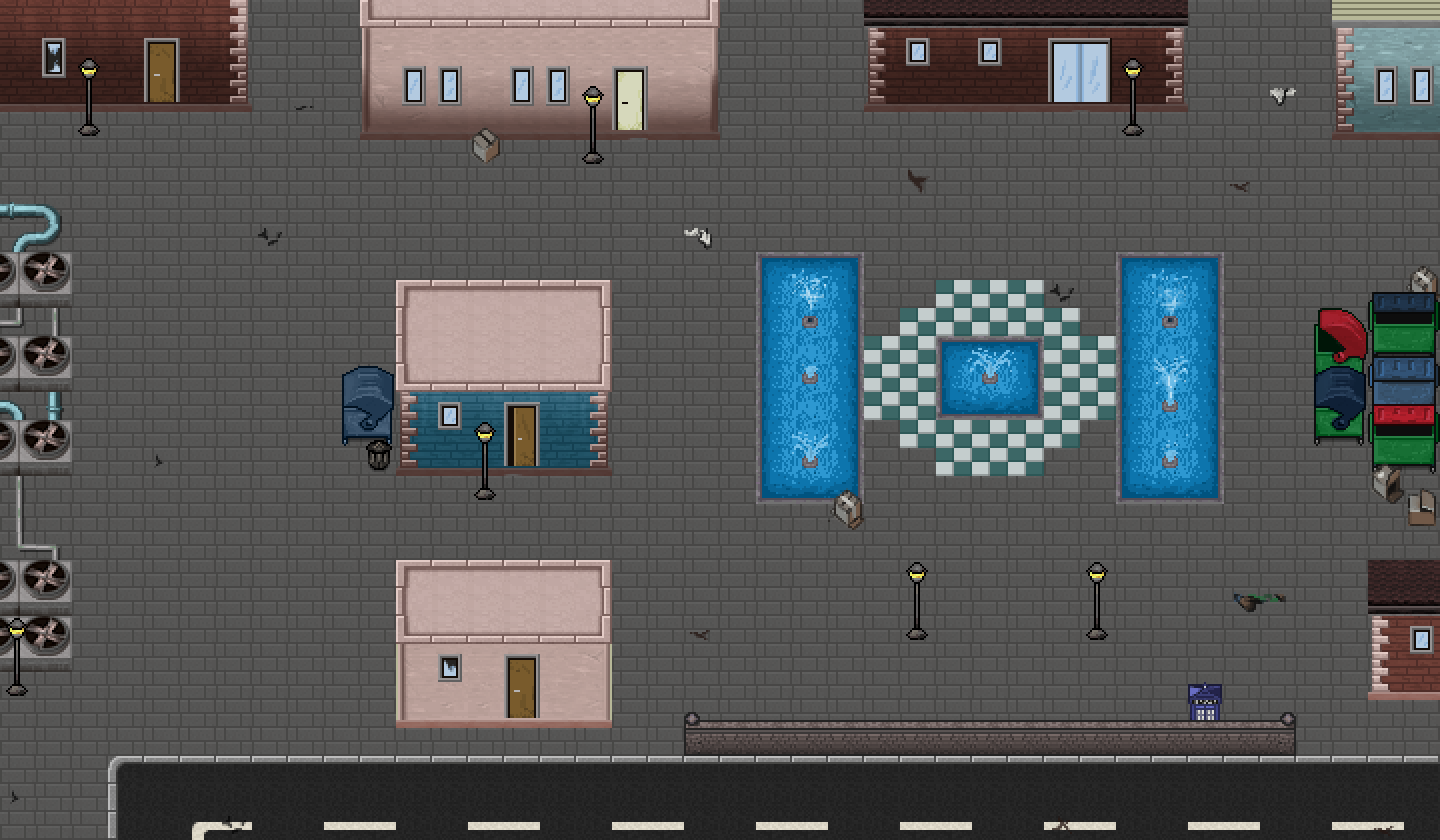

Below is a game level as drawn by its tile map, then a one-line description and the .tmx that defines it (tile-layer data replaced by summaries):
An orthogonal 40x30 tile map with 36x28 px tiles, 3 tile layers (map, ebene1, ebene2), 1 hidden layer not drawn.

<map version="1.0" orientation="orthogonal" renderorder="right-down" width="40" height="30" tilewidth="36" tileheight="28" nextobjectid="1">
 <tileset firstgid="1" name="sprite_sheet_props_main" tilewidth="36" tileheight="28">
  <image source="../img/sprite_sheet_props_main.png" width="1800" height="1400" />
 </tileset>
 <layer name="map" width="40" height="30">
  <data>[1200 cells, 1200 non-empty, 9 distinct tile ids]</data>
 </layer>
 <layer name="ebene1" width="40" height="30">
  <data>[1200 cells, 384 non-empty, 153 distinct tile ids]</data>
 </layer>
 <layer name="walkable" width="40" height="30" visible="0">
  <data>[1200 cells, 367 non-empty, 1 distinct tile ids]</data>
 </layer>
 <layer name="ebene2" width="40" height="30">
  <data>[1200 cells, 110 non-empty, 65 distinct tile ids]</data>
 </layer>
</map>
